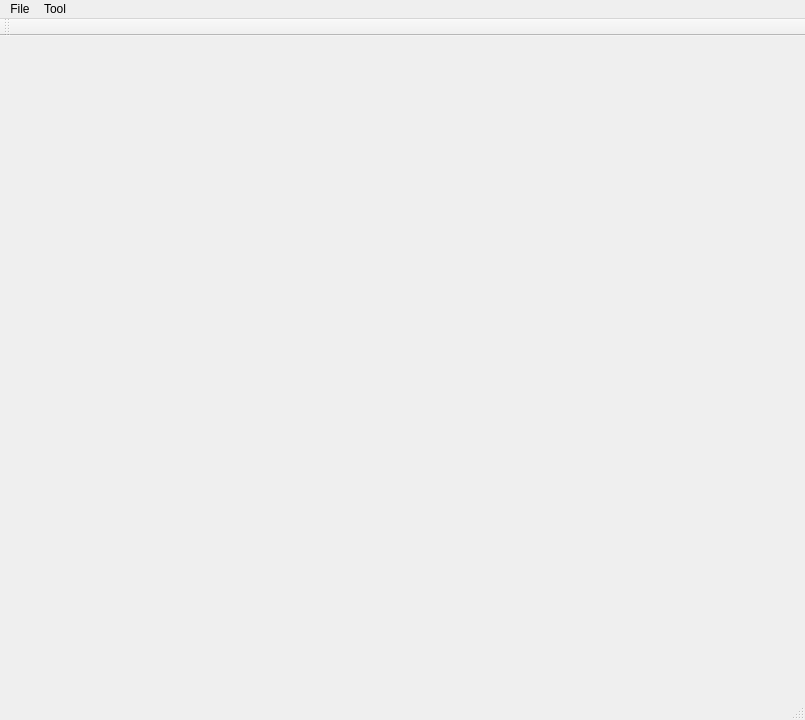
<?xml version="1.0" encoding="UTF-8"?>
<ui version="4.0">
 <class>MainWindowClass</class>
 <widget class="QMainWindow" name="MainWindowClass">
  <property name="geometry">
   <rect>
    <x>0</x>
    <y>0</y>
    <width>805</width>
    <height>720</height>
   </rect>
  </property>
  <property name="windowTitle">
   <string>Efficient RANSAC 2D</string>
  </property>
  <widget class="QWidget" name="centralWidget"/>
  <widget class="QMenuBar" name="menuBar">
   <property name="geometry">
    <rect>
     <x>0</x>
     <y>0</y>
     <width>805</width>
     <height>21</height>
    </rect>
   </property>
   <widget class="QMenu" name="menuFile">
    <property name="title">
     <string>File</string>
    </property>
    <addaction name="actionOpen"/>
    <addaction name="actionSave"/>
    <addaction name="separator"/>
    <addaction name="actionExit"/>
   </widget>
   <widget class="QMenu" name="menuTool">
    <property name="title">
     <string>Tool</string>
    </property>
    <addaction name="actionDetectCurves"/>
    <addaction name="actionDetectLines"/>
    <addaction name="separator"/>
    <addaction name="actionDetectCurvesLines"/>
    <addaction name="separator"/>
    <addaction name="actionGenerateContours"/>
    <addaction name="actionRightAngle"/>
   </widget>
   <addaction name="menuFile"/>
   <addaction name="menuTool"/>
  </widget>
  <widget class="QToolBar" name="mainToolBar">
   <attribute name="toolBarArea">
    <enum>TopToolBarArea</enum>
   </attribute>
   <attribute name="toolBarBreak">
    <bool>false</bool>
   </attribute>
  </widget>
  <widget class="QStatusBar" name="statusBar"/>
  <action name="actionExit">
   <property name="text">
    <string>Exit</string>
   </property>
  </action>
  <action name="actionOpen">
   <property name="icon">
    <iconset>
     <normaloff>Resources/open.png</normaloff>Resources/open.png</iconset>
   </property>
   <property name="text">
    <string>Open</string>
   </property>
   <property name="shortcut">
    <string>Ctrl+O</string>
   </property>
  </action>
  <action name="actionDetectContours">
   <property name="text">
    <string>Detect Contours</string>
   </property>
  </action>
  <action name="actionDetectCurves">
   <property name="text">
    <string>Detect Curves</string>
   </property>
  </action>
  <action name="actionDetectLines">
   <property name="text">
    <string>Detect Lines</string>
   </property>
  </action>
  <action name="actionDetectCurvesLines">
   <property name="text">
    <string>Detect Curves/Lines</string>
   </property>
  </action>
  <action name="actionSave">
   <property name="icon">
    <iconset>
     <normaloff>Resources/save.png</normaloff>Resources/save.png</iconset>
   </property>
   <property name="text">
    <string>Save</string>
   </property>
  </action>
  <action name="actionGenerateContours">
   <property name="icon">
    <iconset>
     <normaloff>Resources/contour.png</normaloff>Resources/contour.png</iconset>
   </property>
   <property name="text">
    <string>Generate Contours</string>
   </property>
  </action>
  <action name="actionRightAngle">
   <property name="text">
    <string>Right Angle</string>
   </property>
  </action>
 </widget>
 <layoutdefault spacing="6" margin="11"/>
 <resources>
  <include location="MainWindow.qrc"/>
 </resources>
 <connections/>
</ui>
